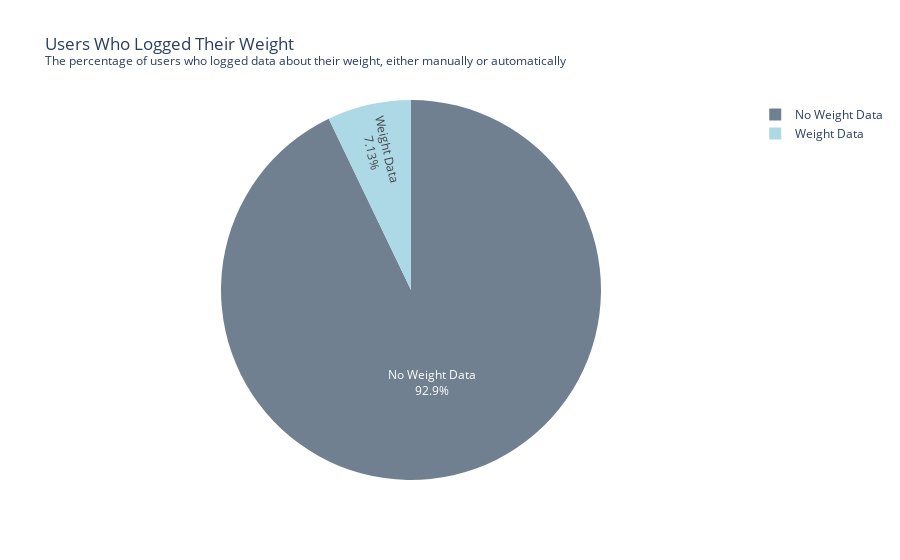

This figure's notebook cell:
### Code cell
colors = ['LightBlue', 'SlateGrey']

fig = px.pie(weight_df, values='Data', names='Title', 
             title='Users Who Logged Their Weight\
             <br><sup>The percentage of users who logged data about their weight, either manually or automatically</sup>')
fig.update_traces(textposition='inside', textinfo='percent+label', marker=dict(colors=colors))

fig.show()

### Figure 1 — Plotly figure (JSON) as saved in the notebook; plotly's stock layout.template omitted (floating-point values rounded to 4 significant figures)
{"data": [{"domain": {"x": [0, 1], "y": [0, 1]}, "hovertemplate": "Title=%{label}<br>Data=%{value}<extra></extra>", "labels": ["Weight Data", "No Weight Data"], "legendgroup": "", "marker": {"colors": ["LightBlue", "SlateGrey"]}, "name": "", "showlegend": true, "textinfo": "percent+label", "textposition": "inside", "type": "pie", "values": [67, 873]}], "layout": {"legend": {"tracegroupgap": 0}, "title": {"text": "Users Who Logged Their Weight             <br><sup>The percentage of users who logged data about their weight, either manually or automatically</sup>"}}}
